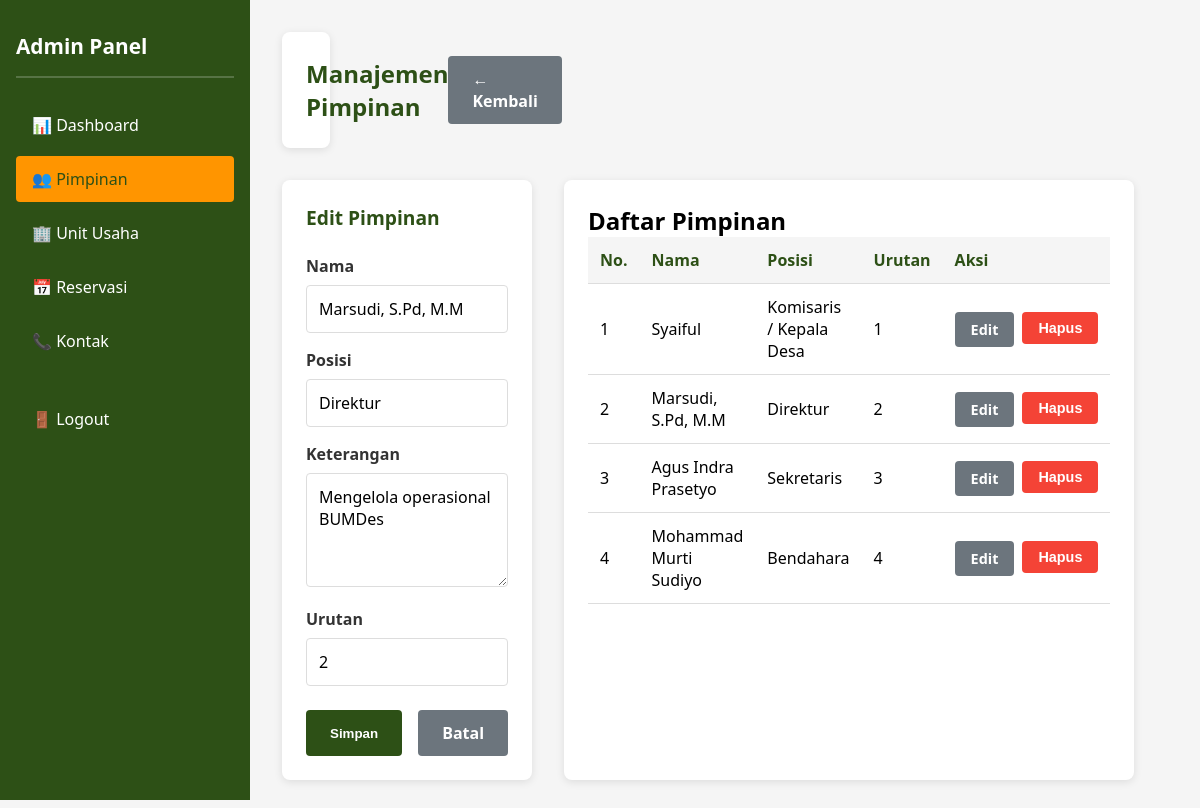
/admin/manage_pimpinan.php?action=edit&id=2 (signed in), run on the app's committed database.
### tables this page shows
CREATE TABLE IF NOT EXISTS pimpinan (
    id INT PRIMARY KEY AUTO_INCREMENT,
    nama VARCHAR(100) NOT NULL,
    posisi VARCHAR(100) NOT NULL,
    keterangan TEXT,
    foto VARCHAR(255),
    urutan INT DEFAULT 1,
    created_at TIMESTAMP DEFAULT CURRENT_TIMESTAMP,
    updated_at TIMESTAMP DEFAULT CURRENT_TIMESTAMP ON UPDATE CURRENT_TIMESTAMP
);

### app/includes/functions.php (called while the page is built, shortened)
<?php
function get_all_data($conn, $table, $where = '', $order = '', $limit = '') {
    $query = "SELECT * FROM $table";
    if (!empty($order)) {
        $query .= " ORDER BY $order";
    } else {
        $query .= " ORDER BY urutan ASC, id ASC";
    }
    $result = $conn->query($query);
    if ($result->num_rows > 0) {
        return $result->fetch_all(MYSQLI_ASSOC);
    }
    return [];
}
function get_data_by_id($conn, $table, $id) {
    $query = "SELECT * FROM $table WHERE id = $id";
    $result = $conn->query($query);
    if ($result->num_rows > 0) {
        return $result->fetch_assoc();
    }
    return null;
}
?>

### public/admin/manage_pimpinan.php (the view, shortened to what this page needs)
<?php
require_once '../../app/config/database.php';
require_once '../../app/includes/functions.php';
$action = isset($_GET['action']) ? sanitize($_GET['action']) : '';
$id = isset($_GET['id']) ? (int)$_GET['id'] : 0;
$pimpinan = null;
$edit_mode = false;
if ($action === 'edit' && $id > 0) {
    $pimpinan = get_data_by_id($conn, 'pimpinan', $id);
    if ($pimpinan) {
        $edit_mode = true;
    }
}
$all_pimpinan = get_all_data($conn, 'pimpinan', '', 'urutan ASC');
?>
<!DOCTYPE html>
<html lang="id">
<head>
</head>
<body>
    <div class="admin-layout">
        <div class="sidebar">
            <h2>Admin Panel</h2>
            <ul>
                <li><a href="index.php">📊 Dashboard</a></li>
                <li><a href="manage_pimpinan.php" class="active">👥 Pimpinan</a></li>
                <li><a href="manage_unit.php">🏢 Unit Usaha</a></li>
                <li><a href="manage_reservasi.php">📅 Reservasi</a></li>
                <li><a href="manage_kontak.php">📞 Kontak</a></li>
                <li style="margin-top: 2rem;"><a href="logout.php">🚪 Logout</a></li>
            </ul>
        </div>
        <div class="main-content">
            <div class="page-header">
                <h1>Manajemen Pimpinan</h1>
                <a href="index.php" class="btn btn-secondary">← Kembali</a>
            </div>
            <div class="content-grid">
                <div class="form-card">
                    <h2><?php echo $edit_mode ? 'Edit Pimpinan' : 'Tambah Pimpinan'; ?></h2>
                    <form method="POST">
                        <div class="form-group">
                            <label for="nama">Nama</label>
                            <input type="text" id="nama" name="nama" value="<?php echo $edit_mode ? htmlspecialchars($pimpinan['nama']) : ''; ?>" required>
                        </div>
                        <div class="form-group">
                            <label for="posisi">Posisi</label>
                            <input type="text" id="posisi" name="posisi" value="<?php echo $edit_mode ? htmlspecialchars($pimpinan['posisi']) : ''; ?>" required>
                        </div>
                        <div class="form-group">
                            <label for="keterangan">Keterangan</label>
                            <textarea id="keterangan" name="keterangan" rows="4"><?php echo $edit_mode ? htmlspecialchars($pimpinan['keterangan']) : ''; ?></textarea>
                        </div>
                        <div class="form-group">
                            <label for="urutan">Urutan</label>
                            <input type="number" id="urutan" name="urutan" value="<?php echo $edit_mode ? $pimpinan['urutan'] : '1'; ?>" min="1">
                        </div>
                        <div class="form-actions">
                            <button type="submit" class="btn btn-primary">Simpan</button>
                            <?php if ($edit_mode): ?>
                                <a href="manage_pimpinan.php" class="btn btn-secondary">Batal</a>
                            <?php endif; ?>
                        </div>
                    </form>
                </div>
                <div class="list-card">
                    <h2>Daftar Pimpinan</h2>
                    <div class="table-responsive">
                        <table>
                            <thead>
                                <tr>
                                    <th>No.</th>
                                    <th>Nama</th>
                                    <th>Posisi</th>
                                    <th>Urutan</th>
                                    <th>Aksi</th>
                                </tr>
                            </thead>
                            <tbody>
                                <?php
                                $no = 1;
                                foreach ($all_pimpinan as $item) {
                                    echo "<tr>";
                                    echo "<td>" . $no++ . "</td>";
                                    echo "<td>" . htmlspecialchars($item['nama']) . "</td>";
                                    echo "<td>" . htmlspecialchars($item['posisi']) . "</td>";
                                    echo "<td>" . $item['urutan'] . "</td>";
                                    echo "<td>";
                                    echo "<div class='action-buttons'>";
                                    echo "<a href='?action=edit&id=" . $item['id'] . "' class='btn btn-secondary btn-sm'>Edit</a>";
                                    echo "<form method='POST' style='display:inline;' onsubmit='return confirm(\"Yakin hapus?\");'>";
                                    echo "<button type='submit' class='btn btn-danger btn-sm'>Hapus</button>";
                                    echo "</form>";
                                    echo "</div>";
                                    echo "</td>";
                                    echo "</tr>";
                                }
                                ?>
                            </tbody>
                        </table>
                    </div>
                </div>
            </div>
        </div>
    </div>
</body>
</html>

### public/admin/manage_pimpinan.php (style rules this page uses)
* { margin: 0; padding: 0; box-sizing: border-box; }
:root { --primary-color: #2d5016; --secondary-color: #ff9500; --light-bg: #f5f5f5; --danger-color: #f44336; }
body { font-family: 'Segoe UI', Tahoma, Geneva, Verdana, sans-serif; background-color: var(--light-bg); }
.admin-layout { display: grid; grid-template-columns: 250px 1fr; min-height: 100vh; }
.sidebar { background-color: var(--primary-color); color: white; padding: 2rem 1rem; position: fixed; left: 0; top: 0; height: 100vh; width: 250px; overflow-y: auto; }
.sidebar h2 { font-size: 1.3rem; margin-bottom: 1.5rem; padding-bottom: 1rem; border-bottom: 2px solid rgba(255, 255, 255, 0.2); }
.sidebar ul { list-style: none; }
.sidebar li { margin-bottom: 0.5rem; }
.sidebar a { display: block; padding: 0.75rem 1rem; color: white; text-decoration: none; border-radius: 4px; transition: all 0.3s ease; }
.sidebar a:hover, .sidebar a.active { background-color: var(--secondary-color); color: var(--primary-color); }
.main-content { margin-left: 250px; padding: 2rem; }
.page-header { display: flex; justify-content: space-between; align-items: center; background: white; padding: 1.5rem; border-radius: 8px; margin-bottom: 2rem; box-shadow: 0 2px 8px rgba(0, 0, 0, 0.1); }
.page-header h1 { color: var(--primary-color); font-size: 1.5rem; }
.btn { display: inline-block; padding: 0.75rem 1.5rem; border: none; border-radius: 4px; cursor: pointer; text-decoration: none; font-weight: 600; transition: all 0.3s ease; }
.btn-primary { background-color: var(--primary-color); color: white; }
.btn-danger { background-color: var(--danger-color); color: white; }
.btn-secondary { background-color: #6c757d; color: white; }
.btn-sm { padding: 0.5rem 1rem; font-size: 0.9rem; }
.content-grid { display: grid; grid-template-columns: 1fr 2fr; gap: 2rem; }
.form-card, .list-card { background: white; padding: 1.5rem; border-radius: 8px; box-shadow: 0 2px 8px rgba(0, 0, 0, 0.1); }
.form-card h2 { color: var(--primary-color); margin-bottom: 1.5rem; font-size: 1.2rem; }
.form-group { margin-bottom: 1rem; }
.form-group label { display: block; margin-bottom: 0.5rem; font-weight: 600; color: #333; }
.form-group input, .form-group textarea { width: 100%; padding: 0.75rem; border: 1px solid #ddd; border-radius: 4px; font-family: inherit; font-size: 1rem; }
.form-actions { display: flex; gap: 1rem; margin-top: 1.5rem; }
.table-responsive { overflow-x: auto; }
table { width: 100%; border-collapse: collapse; }
table thead { background-color: var(--light-bg); }
table th, table td { padding: 0.75rem; text-align: left; border-bottom: 1px solid #ddd; }
table th { font-weight: 600; color: var(--primary-color); }
.action-buttons { display: flex; gap: 0.5rem; }

### data on the page
pimpinan: nama "Marsudi, S.Pd, M.M", posisi "Direktur", keterangan "Mengelola operasional BUMDes", urutan "2"
pimpinan: nama "Syaiful", posisi "Komisaris / Kepala Desa", urutan "1"
pimpinan: nama "Agus Indra Prasetyo", posisi "Sekretaris", urutan "3"
pimpinan: nama "Mohammad Murti Sudiyo", posisi "Bendahara", urutan "4"
